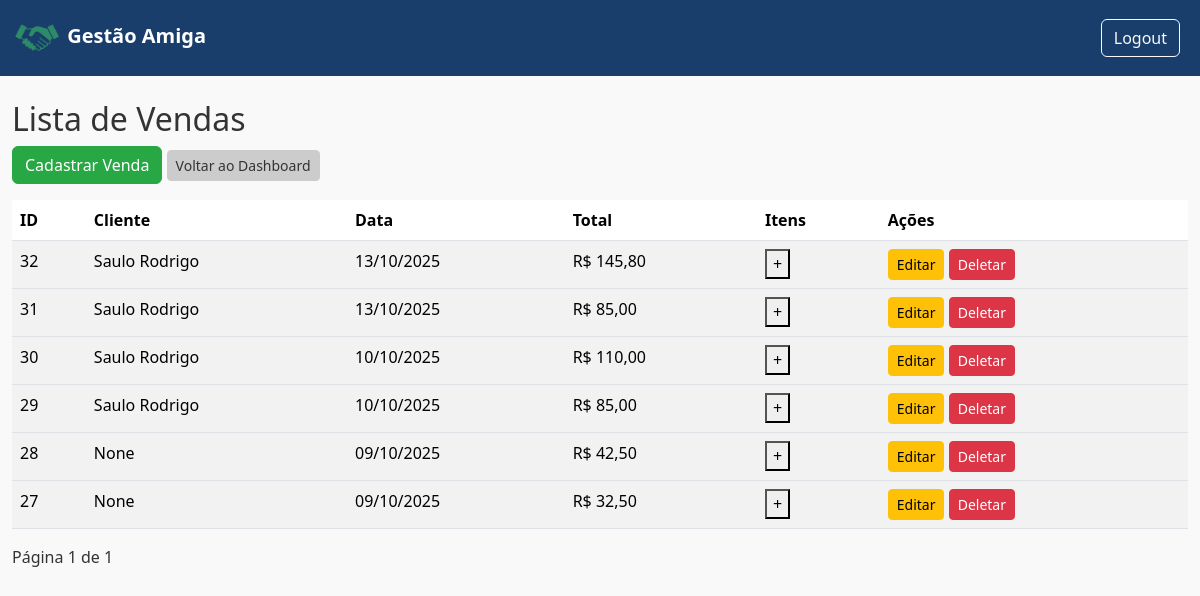
Page /9/vendas/ (signed in) on the earlier database version.
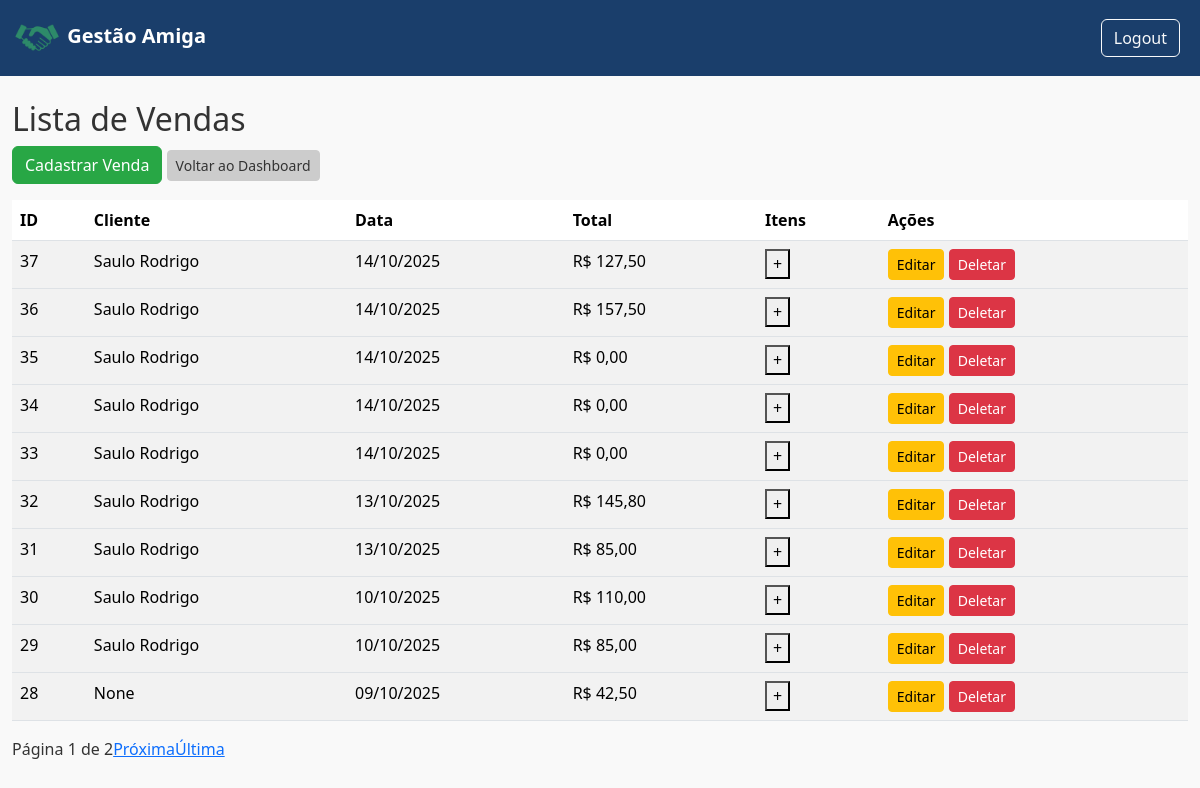
Same page on the later database version.
### gestao/models.py (models this page shows, shortened)
class Venda(models.Model):
    FORMAS_PAGAMENTO = [
        ('dinheiro', 'Espécie'),
        ('pix', 'PIX'),
        ('debito', 'Débito'),
        ('credito_avista', 'Crédito à vista'),
        ('credito_parcelado', 'Crédito Parcelado'),
    ]
    loja = models.ForeignKey(Loja, on_delete=models.CASCADE, related_name="vendas", default=1)
    cliente = models.ForeignKey(Cliente, on_delete=models.CASCADE, related_name="vendas_cliente", blank = True, null = True)
    forma_pagamento = models.CharField(max_length=20, choices=FORMAS_PAGAMENTO, default='dinheiro')
    parcelas = models.IntegerField(default=1)
    data = models.DateTimeField(auto_now_add=True)
    valor_total = models.DecimalField(max_digits=10, decimal_places=2, default=0)

class Cliente(models.Model):
    usuario = models.ForeignKey(User, on_delete=models.CASCADE)
    loja = models.ForeignKey(Loja, on_delete=models.CASCADE, default=1)
    nome = models.CharField(max_length=100)
    email = models.EmailField(blank=True, null=True)
    telefone = models.CharField(max_length=20, blank = True, null=True)
    endereco = models.TextField(blank = True, null=True)
    data_cadastro = models.DateTimeField(auto_now_add=True)
    total_compras = models.IntegerField(default=0)
    def __str__(self):
        return self.nome

### gestao/views.py (the view)
# urls.py: path('<int:loja_id>/vendas/', views.lista_vendas, name="lista_vendas"),
@login_required
def lista_vendas(request, loja_id):
    vendas = Venda.objects.filter(loja_id=loja_id).prefetch_related('itens').order_by('-id')
    paginator = Paginator(vendas, 10)
    page_number = request.GET.get('page')
    page_obj = paginator.get_page(page_number)
    return render(
        request,
        'financeiro/lista_vendas.html',
        {
            'vendas': page_obj,
            'loja_id': loja_id,
            'page_obj': page_obj
        }
    )

### templates/financeiro/lista_vendas.html (shortened to what this page needs)
{% extends 'base.html' %}
{% block content %}
<h2>Lista de Vendas</h2>
<a href="{% url 'cadastrar_venda' loja_id %}" class="btn btn-primary">Cadastrar Venda</a>
<a href="{% url 'dashboard_loja' loja_id %}" class="btn btn-secondary btn-sm">Voltar ao Dashboard</a>
<div class="table-responsive mt-3">
<table class="table table-striped">
    <thead>
        <tr>
            <th style="text-align: left;">ID</th>
            <th>Cliente</th>
            <th>Data</th>
            <th>Total</th>
            <th>Itens</th>
            <th>Ações</th>
        </tr>
    </thead>
    <tbody>
        {% for venda in page_obj %}
        <tr>
            <td style="text-align: left;">{{ venda.id }}</td>
            <td>{{ venda.cliente }}</td>
            <td>{{ venda.data|date:"d/m/Y" }}</td>
            <td>R$ {{ venda.valor_total }}</td>
            <td>
                <button class="toggle-itens" data-id="{{ venda.id }}">+</button>
            </td>
            <td>
                <a href="{% url 'editar_venda' loja_id venda.id %}" class="btn btn-warning btn-sm">Editar</a>
                <a href="{% url 'deletar_venda' loja_id venda.id %}" class="btn btn-danger btn-sm">Deletar</a>
            </td>
        </tr>
        {% endfor %}
    </tbody>
</table>
</div>
<div class="pagination">
    <span>Página {{ page_obj.number }} de {{ page_obj.paginator.num_pages }}</span>
    {% if page_obj.has_next %}
        <a href="?page={{ page_obj.next_page_number }}">Próxima</a>
        <a href="?page={{ page_obj.paginator.num_pages }}">Última</a>
    {% endif %}
</div>
{% endblock%}

### templates/base.html (shortened to what this page needs)
{% load static %}
<!DOCTYPE html>
<html>
<head>
    <link href="https://cdn.jsdelivr.net/npm/bootstrap@5.3.2/dist/css/bootstrap.min.css" rel="stylesheet">
    <link rel="stylesheet" href="{% static 'css/estilo.css' %}">
</head>
<body>
<nav class="navbar navbar-dark" style="background-color: #1a3e6b;">
    <div class="container-fluid">
        <a class="navbar-brand" href="#">
            <img src="{% static 'img/logo.png' %}" alt="Gestão Amiga" height="50">
            <span class="brand-text">Gestão Amiga</span>
        </a>
        <div class="d-flex">
            {% if user.is_authenticated %}
                <a class="btn btn-outline-light me-2" href="{% url 'logout' %}">Logout</a>
            {% else %}
                <a class="btn btn-outline-light me-2" href="{% url 'login' %}">Login</a>
            {% endif %}
        </div>
    </div>
</nav>
<div class="container-fluid">
    <div class="row">
        <main class="{% if mostrar_sidebar %}col-md-10 ms-sm-auto col-lg-10 px-md-4{% else %}col-12{% endif %} py-4">
            {% block content %}{% endblock %}
        </main>
    </div>
</div>
</body>
</html>

### static/css/estilo.css (style rules this page uses)
:root { --cor-fundo: #f9f9f9; --cor-primaria: #1a3e6b; --cor-secundaria: #28a745; --cor-texto: #333333; --cor-borda: #e0e0e0; }
body { background-color: var(--cor-fundo); color: var(--cor-texto); }
.navbar { background-color: var(--cor-primaria); color: white; }
.brand-text { font-size: 20px; font-weight: bold }
.btn-primary { background-color: var(--cor-secundaria); border-color: var(--cor-secundaria); color: white; }
.btn-secondary { background-color: #cccccc; border-color: #cccccc; color: #333333; }
.btn-danger { background-color: #dc3545; border-color: #dc3545; color: #fff; }

Differences in the rows shown:
no longer on this page (row unchanged): Venda: id "27", cliente "None", data "09/10/2025", valor_total "32,50"
added Venda: id "37", cliente "Saulo Rodrigo", data "14/10/2025", valor_total "127,50"
added Venda: id "36", cliente "Saulo Rodrigo", data "14/10/2025", valor_total "157,50"
added Venda: id "35", cliente "Saulo Rodrigo", data "14/10/2025", valor_total "0,00"
added Venda: id "34", cliente "Saulo Rodrigo", data "14/10/2025", valor_total "0,00"
added Venda: id "33", cliente "Saulo Rodrigo", data "14/10/2025", valor_total "0,00"
Other differences:
{{ page_obj.paginator.num_pages }}: "1" → "2"
text now shown: "Próxima Última"
